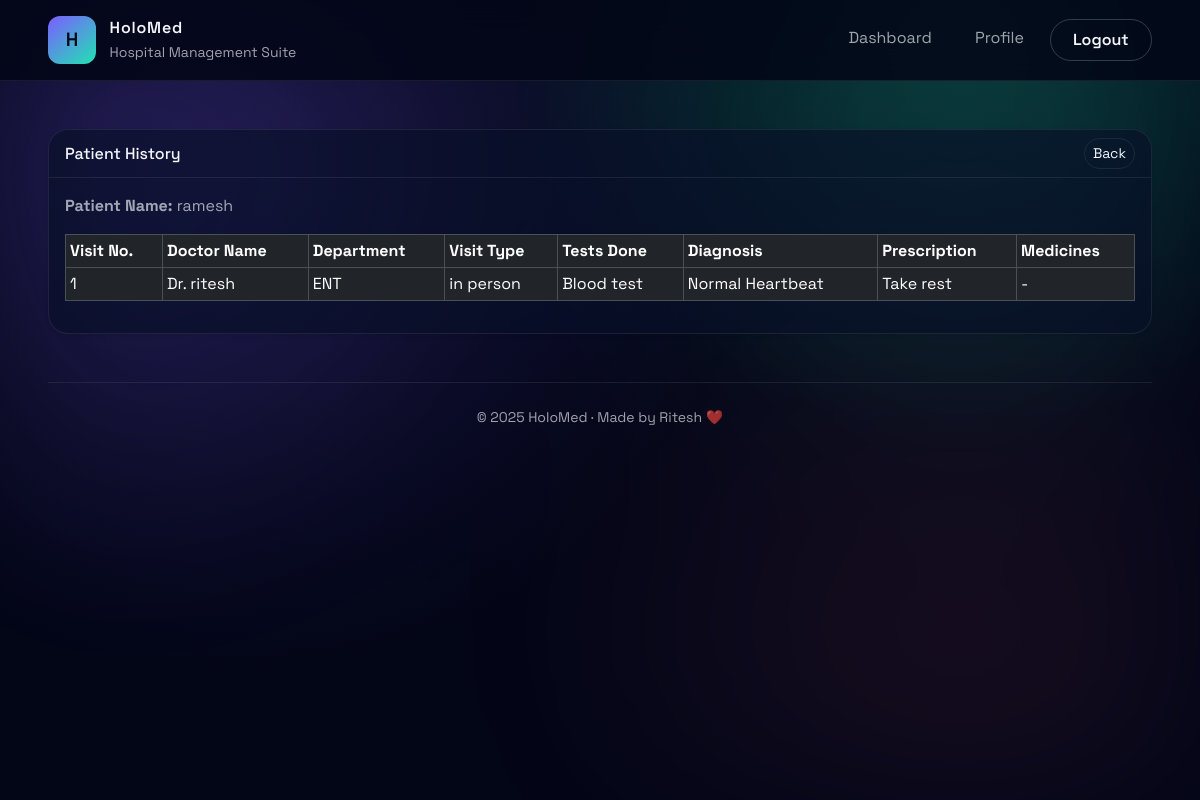
Screenshot of /patient/history (signed in) with the database file from the repository.
### app.py (models this page shows, shortened)
class User(db.Model):
    id = db.Column(db.Integer, primary_key=True)
    role = db.Column(db.String(20), nullable=False)
    full_name = db.Column(db.String(120), nullable=False)
    email = db.Column(db.String(120), unique=True, nullable=False)
    phone = db.Column(db.String(50))
    password_hash = db.Column(db.String(255), nullable=False)
    specialization = db.Column(db.String(120))
    experience_years = db.Column(db.Integer)
    bio = db.Column(db.Text)
    department_id = db.Column(db.Integer, db.ForeignKey("department.id"))
    is_active = db.Column(db.Boolean, default=True)
    is_blacklisted = db.Column(db.Boolean, default=False)
    created_at = db.Column(db.DateTime, default=datetime.utcnow)
    appointments_as_patient = db.relationship(
        "Appointment", foreign_keys="Appointment.patient_id", backref="patient", lazy=True
    )
    appointments_as_doctor = db.relationship(
        "Appointment", foreign_keys="Appointment.doctor_id", backref="doctor", lazy=True
    )

class Appointment(db.Model):
    id = db.Column(db.Integer, primary_key=True)
    patient_id = db.Column(db.Integer, db.ForeignKey("user.id"), nullable=False)
    doctor_id = db.Column(db.Integer, db.ForeignKey("user.id"), nullable=False)
    appointment_date = db.Column(db.Date, nullable=False)
    slot_label = db.Column(db.String(50), nullable=False)
    status = db.Column(db.String(20), default="Booked")
    reason = db.Column(db.Text)
    created_at = db.Column(db.DateTime, default=datetime.utcnow)
    updated_at = db.Column(db.DateTime, default=datetime.utcnow, onupdate=datetime.utcnow)
    cancelled_by = db.Column(db.String(20))

class Department(db.Model):
    id = db.Column(db.Integer, primary_key=True)
    name = db.Column(db.String(100), unique=True, nullable=False)
    description = db.Column(db.Text, nullable=True)
    doctors = db.relationship("User", backref="department", lazy=True)

class TreatmentRecord(db.Model):
    id = db.Column(db.Integer, primary_key=True)
    appointment_id = db.Column(db.Integer, db.ForeignKey("appointment.id"), unique=True, nullable=False)
    visit_type = db.Column(db.String(50))
    test_done = db.Column(db.Text)
    diagnosis = db.Column(db.Text)
    prescription = db.Column(db.Text)
    medicines = db.Column(db.Text)
    notes = db.Column(db.Text)
    updated_at = db.Column(db.DateTime, default=datetime.utcnow, onupdate=datetime.utcnow)
    appointment = db.relationship(
        "Appointment",
        backref=db.backref("treatment_record", uselist=False, lazy=True),
        lazy=True,
    )

### app.py (the view)
@app.route("/patient/history")
@login_required(role="patient")
def patient_history_view():
    history = (
        Appointment.query.filter_by(patient_id=g.user.id)
        .join(TreatmentRecord, Appointment.id == TreatmentRecord.appointment_id)
        .options(joinedload(Appointment.treatment_record))
        .options(joinedload(Appointment.doctor).joinedload(User.department))
        .order_by(Appointment.appointment_date.desc())
        .all()
    )
    return render_template("patient/history.html", history=history)

### app.py (called while the page is built)
def get_current_user():
    user_id = session.get("user_id")
    if user_id:
        return User.query.get(user_id)
    return None

def login_required(role=None):
    def decorator(fn):
        @wraps(fn)
        def wrapper(*args, **kwargs):
            if not g.user:
                flash("Please log in to continue.", "warning")
                return redirect(url_for("login"))
            if role and g.user.role != role:
                flash("You are not authorized to view this page.", "danger")
                return redirect(url_for("dashboard"))
            return fn(*args, **kwargs)
        return wrapper
    return decorator

@app.before_request
def load_user():
    g.user = get_current_user()

@app.context_processor
def inject_helpers():
    def format_date(value):
        return value.strftime("%d %b %Y")
    return {
        "format_date": format_date,
        "today": date.today,
        "datetime": datetime,
        "timedelta": timedelta,
    }

### templates/patient/history.html (shortened to what this page needs)
{% extends "base.html" %}
{% block content %}
  <div class="card shadow-sm">
    <div class="card-header">
      <div class="d-flex justify-content-between align-items-center">
        <h2 class="h6 mb-0">Patient History</h2>
        <a href="{{ url_for('dashboard') }}" class="btn btn-sm btn-outline-secondary">Back</a>
      </div>
    </div>
    <div class="card-body">
      {% if history %}
        <div class="mb-3">
          <p class="mb-1"><strong>Patient Name:</strong> {{ g.user.full_name }}</p>
        </div>
        <div class="table-responsive">
          <table class="table table-sm table-bordered">
            <thead>
              <tr>
                <th>Visit No.</th>
                <th>Doctor Name</th>
                <th>Department</th>
                <th>Visit Type</th>
                <th>Tests Done</th>
                <th>Diagnosis</th>
                <th>Prescription</th>
                <th>Medicines</th>
              </tr>
            </thead>
            <tbody>
              {% for appt in history %}
                {% if appt.treatment_record %}
                  <tr>
                    <td>{{ loop.index }}</td>
                    <td>Dr. {{ appt.doctor.full_name }}</td>
                    <td>{{ appt.doctor.department.name if appt.doctor.department else 'General' }}</td>
                    <td>{{ appt.treatment_record.visit_type if appt.treatment_record.visit_type else 'In-person' }}</td>
                    <td>{{ appt.treatment_record.test_done if appt.treatment_record.test_done else '-' }}</td>
                    <td>{{ appt.treatment_record.diagnosis if appt.treatment_record.diagnosis else '-' }}</td>
                    <td>{{ appt.treatment_record.prescription if appt.treatment_record.prescription else '-' }}</td>
                    <td>{{ appt.treatment_record.medicines if appt.treatment_record.medicines else '-' }}</td>
                  </tr>
                {% endif %}
              {% endfor %}
            </tbody>
          </table>
        </div>
      {% else %}
        <p class="text-muted text-center">No history available.</p>
      {% endif %}
    </div>
  </div>
{% endblock %}

### static/css/styles.css (style rules this page uses)
:root { --hms-bg: #030617; --hms-panel: rgba(9, 16, 40, 0.65); --hms-outline: rgba(255, 255, 255, 0.08); --hms-primary: #7c5dff; --hms-secondary: #20e3b2; --hms-text: #f4f6fb; --hms-muted: rgba(244, 246, 251, 0.65); }
body { font-family: "Space Grotesk", system-ui, -apple-system, BlinkMacSystemFont, "Segoe UI", sans-serif; color: var(--hms-text); background: radial-gradient(circle at 20% 20%, rgba(124, 93, 255, 0.15), transparent 45%), radial-gradient(circle at 80% 0%, rgba(32, 227, 178, 0.18), transparent 35%), var(--hms-bg); min-height: 100vh; margin: 0; }
* { font-family: inherit; }
h1, h2, h3, h4, h5, h6, p, span, div, a, button, label, input, select, textarea { font-family: "Space Grotesk", system-ui, -apple-system, BlinkMacSystemFont, "Segoe UI", sans-serif; }
.app-body { position: relative; overflow-x: hidden; }
.card, .stat-card, .department-tile { background: var(--hms-panel); border: 1px solid var(--hms-outline); border-radius: 1.25rem; box-shadow: 0 20px 60px rgba(0, 0, 0, 0.35); color: var(--hms-text); font-family: "Space Grotesk", system-ui, -apple-system, BlinkMacSystemFont, "Segoe UI", sans-serif; }
.card-body { color: var(--hms-text); font-family: "Space Grotesk", system-ui, -apple-system, BlinkMacSystemFont, "Segoe UI", sans-serif; }
.card-body p, .card-body .text-muted, .card-body .text-muted-50 { color: var(--hms-muted); font-family: "Space Grotesk", system-ui, -apple-system, BlinkMacSystemFont, "Segoe UI", sans-serif; }
.card-header { border-bottom: 1px solid var(--hms-outline); background: transparent; color: var(--hms-text); }
.card-header h2, .card-header h6, .card-header .h6 { color: var(--hms-text); font-family: "Space Grotesk", system-ui, -apple-system, BlinkMacSystemFont, "Segoe UI", sans-serif; }
.btn, .btn-primary { border-radius: 999px; border: none; background: linear-gradient(120deg, var(--hms-primary), var(--hms-secondary)); color: #050915; }
.btn-outline-primary, .btn-outline-danger, .btn-outline-secondary { border-radius: 999px; border: 1px solid var(--hms-outline); color: var(--hms-text); background: transparent; }
.table { color: var(--hms-text); }
.table thead { color: var(--hms-muted); }

### rows the page displays
User: user.full_name "ramesh"
Appointment: doctor.full_name "ritesh", doctor.department "ENT", treatment_record "in person", treatment_record "Blood test", treatment_record "Normal Heartbeat", treatment_record "Take rest", treatment_record "-"
